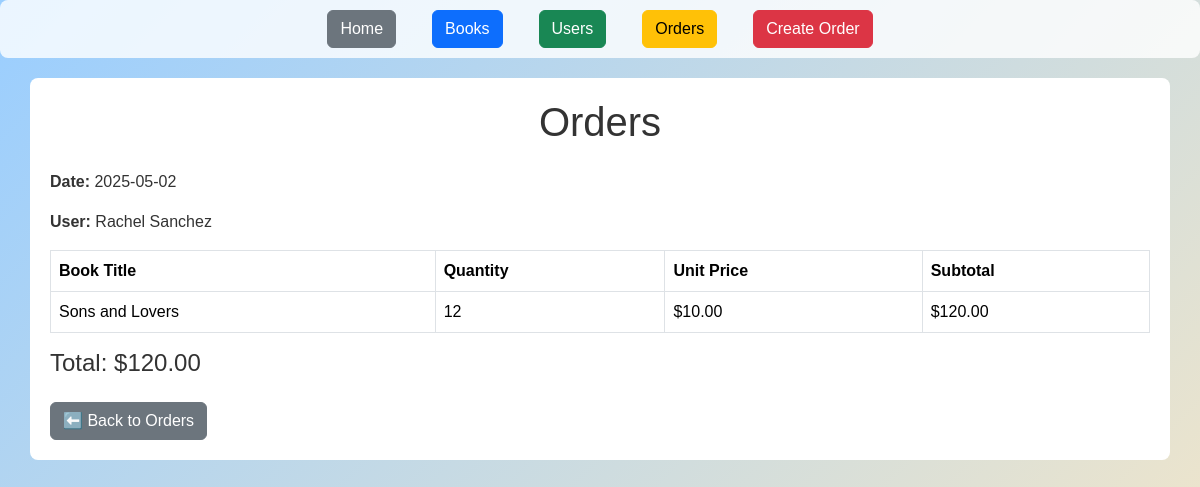
/orders/1, run on an earlier commit of the app's database.
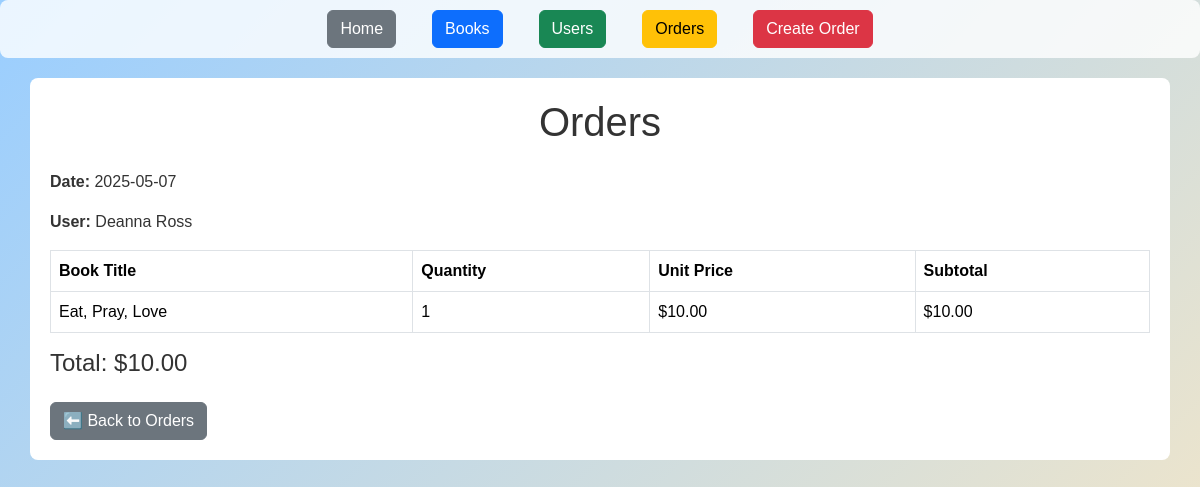
And on a later commit of the database.
### models/order.py (models this page shows)
class Order(db.Model):
    __tablename__ = 'orders'
    id = db.mapped_column(Integer, primary_key=True)
    user_id = db.mapped_column(Integer, ForeignKey('user.id'))
    date_created = db.mapped_column(DateTime)
    date_completed = db.mapped_column(DateTime, nullable=True)
    amount = db.mapped_column(Float, nullable=False)
    user = relationship("User", back_populates="orders")
    items = relationship("Orderbook", back_populates="order")

### models/user.py (models this page shows)
class User(db.Model):
    __tablename__ = 'user'
    id = db.mapped_column(Integer, primary_key=True)
    name = db.mapped_column(String)
    phone = db.mapped_column(String)
    orders = db.relationship("Order", back_populates='user')

### models/book.py (models this page shows)
class Book(db.Model):
    __tablename__ = 'book'
    id = db.mapped_column(Integer, primary_key=True)
    title = db.mapped_column(String)
    author = db.mapped_column(String)
    quantity = db.mapped_column(Integer, default=0)
    physical = db.mapped_column(Boolean, default=False)
    genre_id = db.mapped_column(Integer, ForeignKey('genre.id'))
    genre = relationship("Genre", back_populates="books")

### app.py (the view)
@app.route("/orders/<int:order_id>")
def order_details(order_id):
    order = db.session.get(Order, order_id)
    price_per_book = 10.0
    items_with_subtotals = []
    total = 0
    for item in order.items:
        subtotal = price_per_book * item.quantity
        total += subtotal
        items_with_subtotals.append({
            "title": item.book.title,
            "quantity": item.quantity,
            "price": price_per_book,
            "subtotal": subtotal
        })
    return render_template("User_order.html", order=order, items=items_with_subtotals, total=total)

### templates/User_order.html (shortened to what this page needs)
{% extends "base.html" %}
{% block content %}
<h1 class="text-center mb-4">Orders</h1>
<p><strong>Date:</strong> {{ order.date_created.strftime('%Y-%m-%d') }}</p>
<p><strong>User:</strong> {{ order.user.name }}</p>
<table class="table table-bordered">
    <thead>
        <tr>
            <th>Book Title</th>
            <th>Quantity</th>
            <th>Unit Price</th>
            <th>Subtotal</th>
        </tr>
    </thead>
    <tbody>
        {% for item in items %}
        <tr>
            <td>{{ item.title }}</td>
            <td>{{ item.quantity }}</td>
            <td>${{ "%.2f"|format(item.price) }}</td>
            <td>${{ "%.2f"|format(item.subtotal) }}</td>
        </tr>
        {% endfor %}
    </tbody>
</table>
<h4>Total: ${{ "%.2f"|format(total) }}</h4>
<a href="{{ url_for('orders') }}" class="btn btn-secondary mt-3">⬅️ Back to Orders</a>
{% endblock %}

What changed in the data, as far as the page shows it:
no longer on this page (row unchanged): User: user.name "Rachel Sanchez"
no longer on this page (row edited): Book: title "Sons and Lovers", quantity "12", price "10.00", subtotal "120.00"
changed Order: date_created "2025-05-02" → "2025-05-07"
now on this page (row unchanged): User: user.name "Deanna Ross"
now on this page (row edited): Book: title "Eat, Pray, Love", quantity "1", price "10.00", subtotal "10.00"
Also different on the page:
{{ "%.2f"|format(total) }}: "120.00" → "10.00"
